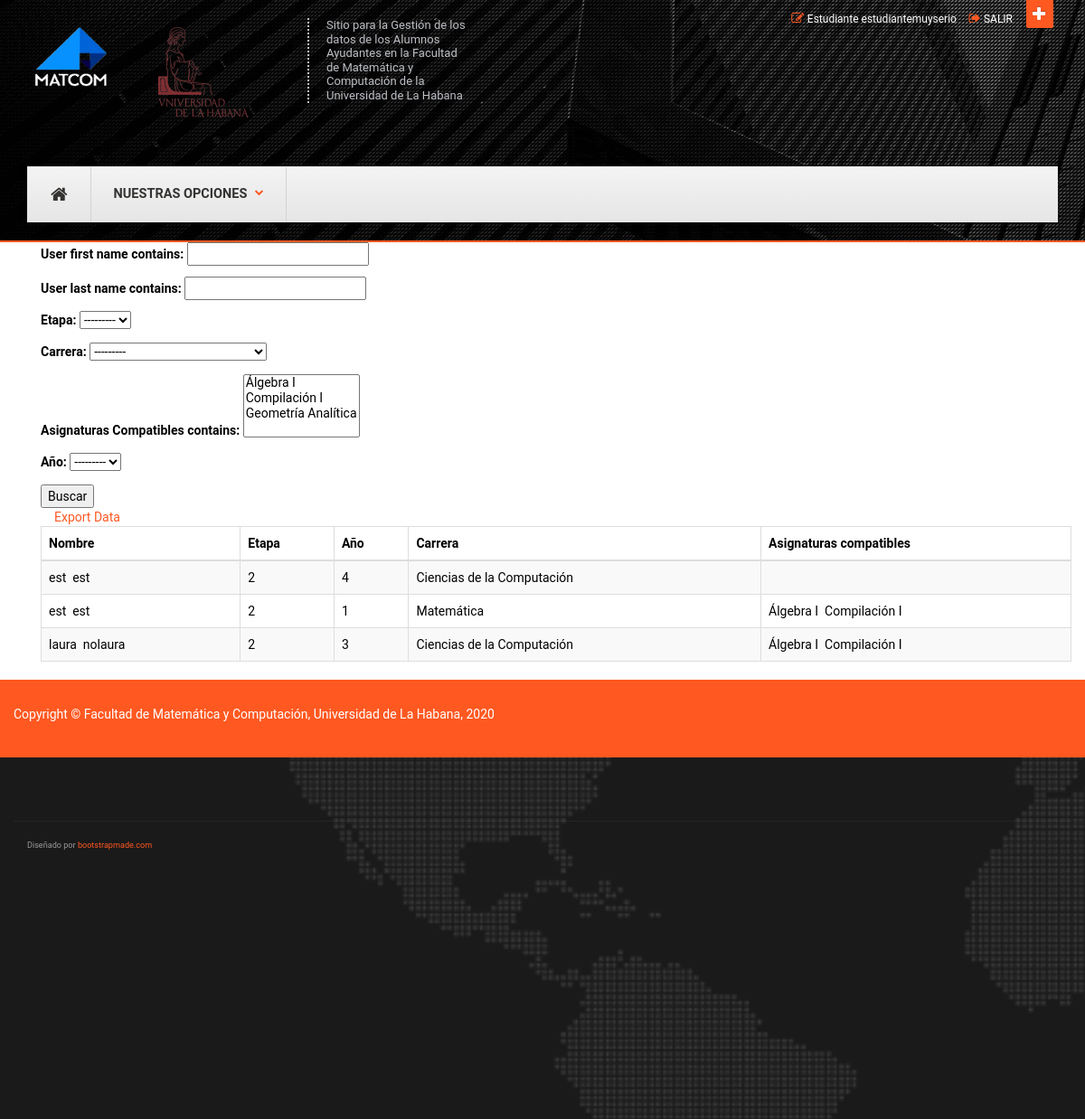
The page /user_estudiante/consulta/ (signed in) on the database as committed earlier.
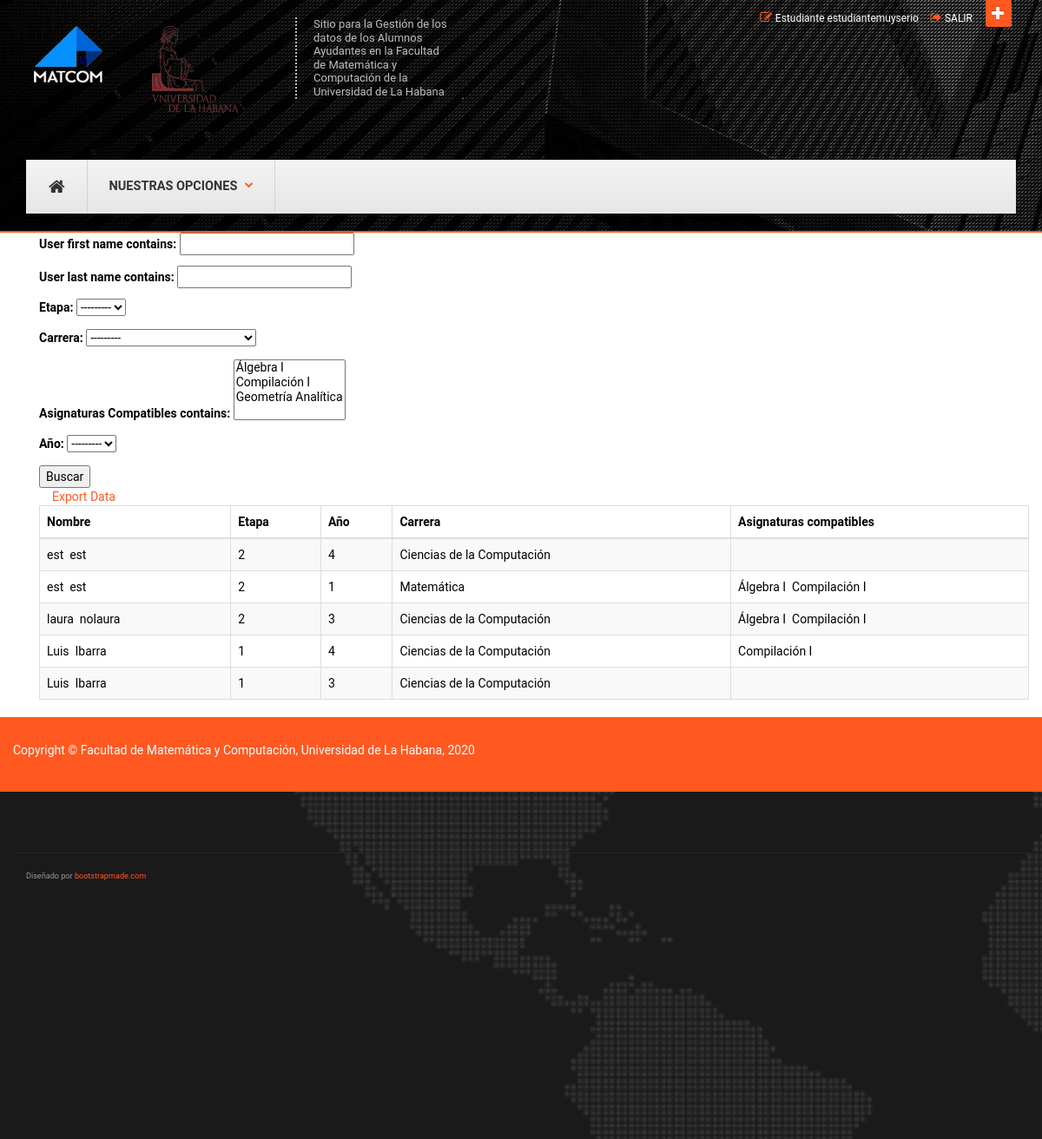
The same page on the database as committed later.
### estudiante/models.py (models this page shows, shortened)
class User(AbstractUser):
    is_student = models.BooleanField(default=False)
    is_teacher = models.BooleanField(default=False)
    is_administrative = models.BooleanField(default=False)

class Etapa(models.Model):
    etapa = models.IntegerField("Etapa", unique=True)
    pago = models.FloatField("Pago", validators=(positive,))
    def __str__(self):
        return '{}'.format(self.etapa)

class Estudiante(models.Model):
    user = models.OneToOneField(User, on_delete=models.CASCADE, primary_key=True)
    inicio = models.DateField("Fecha de inicio de la ayudantía", auto_now=False, auto_now_add=False)
    carrera = models.ForeignKey(Carrera, verbose_name="Carrera", on_delete=models.CASCADE )
    etapa =  models.ForeignKey(Etapa, verbose_name="Etapa", on_delete=models.CASCADE)
    compatible = models.ManyToManyField(Asignatura, verbose_name="Asignaturas Compatibles")
    anno = models.IntegerField("Año", unique= False, validators= (valid_year,))

### asignatura/models.py (models this page shows)
class Carrera(models.Model):
    nombre = models.CharField("Nombre", max_length=200,unique=True)
    asignaturas = models.ManyToManyField(Asignatura, )
    class Meta(User.Meta):
        verbose_name = 'carrera'
        verbose_name_plural = 'carreras'
    def __str__(self):
        return '{}'.format(self.nombre)

class Asignatura(models.Model):
    nombre = models.CharField("Nombre", max_length=200, unique=True)
    class Meta(User.Meta):
        verbose_name = 'asignatura'
        verbose_name_plural = 'asignaturas'
    def __str__(self):
        return '{}'.format(self.nombre)

### estudiante/views.py (the view, shortened to what this page needs)
# urls.py: path('user_estudiante/consulta/', EstudianteQueryView.as_view(filterset_class = EstudianteFilter),name='estudiante_consulta'),
class EstudianteQueryView(FilterView):
    model = Estudiante
    template_name = "consultas/estudiante.html"
    @role_permission('Estudiante')
    def get(self, request, *args, **kwargs):
        return super().get(request, *args, **kwargs)

### templates/consultas/estudiante.html (shortened to what this page needs)
{% extends 'estudiante/index.html' %}
{% block body %}
<div class="container">
  <form method="get" style= "color:black" >
    {{ filter.form.as_p }}
    <button type="submit" style= "color:black" >Buscar</button>
    </form>
  <a href="{% url 'estudiantes:estudiante_consulta_export' %}" class="col-md-12">Export Data</a>
  <table class="table table-striped table-bordered" style= "color:black">
    <thead>
      <th>Nombre</th>
      <th>Etapa</th>
      <th>Año</th>
      <th>Carrera</th>
      <th>Asignaturas compatibles</th>
    </thead>
    <tbody>
      {% for est in filter.qs %}
      <tr>
        <td>{{ est.user.first_name}} &nbsp;{{ est.user.last_name }} &nbsp;&nbsp;</td>
        <td>{{ est.etapa}}&nbsp;&nbsp;</td>
        <td>{{ est.anno}}&nbsp;&nbsp;</td>
        <td>{{ est.carrera}}&nbsp;&nbsp;</td>
        <td> {% for a in est.compatible.all %} {{a}}&nbsp;{% endfor %}</td>
      </tr>
      {% endfor %}
    </tbody>
  </table>
</div>
{% endblock  %}

### templates/estudiante/index.html
{% extends 'user.html' %}

### templates/user.html (shortened to what this page needs)
{% load static %}
<!DOCTYPE html>
<html lang="es">
<head>
  <link href="{% static 'lib/bootstrap/css/bootstrap.min.css'%}" rel="stylesheet">
  <link href="{% static 'lib/font-awesome/css/font-awesome.min.css'%}" rel="stylesheet">
  <link href="{% static 'lib/owlcarousel/owl.carousel.min.css'%}" rel="stylesheet">
  <link href="{% static 'lib/owlcarousel/owl.theme.min.css'%}" rel="stylesheet">
  <link href="{% static 'lib/owlcarousel/owl.transitions.min.css'%}" rel="stylesheet">
  <link href="{% static 'css/style.css'%}" rel="stylesheet">
  <link href="{% static 'css/aayudantes.css'%}" rel="stylesheet" type="text/css" id="colour-scheme">
</head>
<body class="page-index has-hero">
  {% block nav_block %}
  <div id="background-wrapper" class="buildings" data-stellar-background-ratio="0.1">
    <div id="navigation" class="wrapper">
      <div class="header">
        <div class="header-inner container">
          <div class="row">
            <div class="col-md-8">
              <div class="navbar-brand logo">
                <h5>
                  <img src="{% static 'img/slides/matcom-logo.png'%}" width="100" height="100">
                </h5>
              </div>
              <div class="navbar-brand item">
                <h5>
                  <img src="{% static 'img/uh-logo.png'%}" width="100" height="100">
                </h5>
              </div>
              <div class="navbar-slogan">
                Sitio para la Gesti&oacute;n de los datos de los Alumnos Ayudantes en la Facultad de Matem&aacute;tica y Computaci&oacute;n de la Universidad de La Habana
              <br>
              </div>
            </div>
            <div class="col-md-4">
              <ul class="list-inline user-menu pull-right">
                <li class="user-button"><a class="btn btn-primary btn-hh-trigger" role="button" data-toggle="collapse" data-target=".header-hidden">Abrir</a></li>
              </ul>
              <ul class="list-inline user-menu pull-right">
                {%block edit%}
                {% if user.is_student %}
                <li class="user-register">
                    <i class="fa fa-edit text-primary "></i>
                    <a href="{% url 'estudiantes:estudiante_edit' pk=user.pk %}">Estudiante {{ user.username }}</a>
                </li>
                {% endif %}
                {%endblock%}
                <li class="user-login"><i class="fa fa-sign-out text-primary"></i> <a href="{% url 'logout' %}" class="text-uppercase">Salir</a></li>
              </ul>
            </div>
          </div>
        </div>
      </div>
    </div>
    <div>
      <br>  <br>
    </div>
    <div class="container">
      <div class="navbar navbar-default">
        <div class="navbar-collapse collapse">
          <ul class="nav navbar-nav" id="main-menu">
            <li class="icon-link">
              <a href="{% url 'estudiantes:index' %}"><i class="fa fa-home"></i></a>
            </li>
            {%block dropdown%}
            <li class="dropdown">
              <a href="#" class="dropdown-toggle" data-toggle="dropdown">Nuestras opciones<b class="caret"></b></a>
            </li>
            {%endblock%}
          </ul>
        </div>
      </div>
    </div>
  </div>
  {% endblock nav_block %}
  <div class="container">
  {% block body%}{%endblock%}
  </div>
  <div class="block block-pd-sm block-bg-primary">
    <div class="container">
      <div class="row">
		  <p>Copyright © Facultad de Matem&aacute;tica y Computaci&oacute;n, Universidad de La Habana, 2020</p>
      </div>
    </div>
  </div>
  <footer id="footer" class="block block-bg-grey-dark" data-block-bg-img="{% static 'img/bg_footer-map.png' %}" data-stellar-background-ratio="0.4">
    <div class="container">
      <div class="row subfooter">
        <div class="col-md-7">
          <div class="credits">
            <span class="creditos">Dise&ntilde;ado por <a href="https://bootstrapmade.com/">bootstrapmade.com</a></span>
          </div>
        </div>
      </div>
    </div>
  </footer>
</body>
</html>

### static/css/aayudantes.css (style rules this page uses)
.creditos { font-size:65%; }

Rows that differ between the two databases and show on the page:
added Estudiante: user.first_name "Luis", user.last_name "Ibarra", etapa "1", anno "4", carrera "Ciencias de la Computación", Asignatura (nombre "Compilación I")
added Estudiante: user.first_name "Luis", user.last_name "Ibarra", etapa "1", anno "3", carrera "Ciencias de la Computación"
